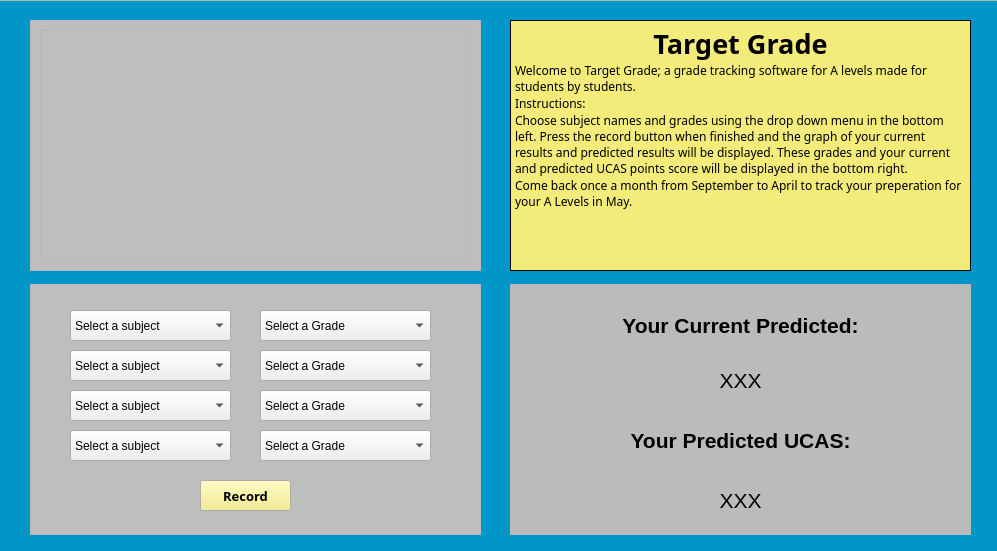
<?xml version="1.0" encoding="UTF-8"?>
<ui version="4.0">
 <class>TGWindow</class>
 <widget class="QMainWindow" name="TGWindow">
  <property name="geometry">
   <rect>
    <x>0</x>
    <y>0</y>
    <width>997</width>
    <height>551</height>
   </rect>
  </property>
  <property name="minimumSize">
   <size>
    <width>705</width>
    <height>395</height>
   </size>
  </property>
  <property name="maximumSize">
   <size>
    <width>12345678</width>
    <height>16777215</height>
   </size>
  </property>
  <property name="windowTitle">
   <string>Target Grade</string>
  </property>
  <property name="layoutDirection">
   <enum>Qt::LeftToRight</enum>
  </property>
  <property name="tabShape">
   <enum>QTabWidget::Rounded</enum>
  </property>
  <widget class="QWidget" name="centralwidget">
   <widget class="QGraphicsView" name="graphicsView">
    <property name="geometry">
     <rect>
      <x>-10</x>
      <y>0</y>
      <width>1101</width>
      <height>581</height>
     </rect>
    </property>
    <property name="minimumSize">
     <size>
      <width>741</width>
      <height>421</height>
     </size>
    </property>
    <property name="palette">
     <palette>
      <active>
       <colorrole role="Base">
        <brush brushstyle="SolidPattern">
         <color alpha="255">
          <red>0</red>
          <green>150</green>
          <blue>200</blue>
         </color>
        </brush>
       </colorrole>
      </active>
      <inactive>
       <colorrole role="Base">
        <brush brushstyle="SolidPattern">
         <color alpha="255">
          <red>0</red>
          <green>150</green>
          <blue>200</blue>
         </color>
        </brush>
       </colorrole>
      </inactive>
      <disabled>
       <colorrole role="Base">
        <brush brushstyle="SolidPattern">
         <color alpha="255">
          <red>240</red>
          <green>240</green>
          <blue>240</blue>
         </color>
        </brush>
       </colorrole>
      </disabled>
     </palette>
    </property>
    <property name="autoFillBackground">
     <bool>false</bool>
    </property>
    <property name="sizeAdjustPolicy">
     <enum>QAbstractScrollArea::AdjustToContents</enum>
    </property>
    <property name="interactive">
     <bool>false</bool>
    </property>
   </widget>
   <widget class="QGraphicsView" name="FrameA">
    <property name="geometry">
     <rect>
      <x>30</x>
      <y>20</y>
      <width>451</width>
      <height>251</height>
     </rect>
    </property>
    <property name="palette">
     <palette>
      <active>
       <colorrole role="Base">
        <brush brushstyle="SolidPattern">
         <color alpha="255">
          <red>190</red>
          <green>190</green>
          <blue>190</blue>
         </color>
        </brush>
       </colorrole>
      </active>
      <inactive>
       <colorrole role="Base">
        <brush brushstyle="SolidPattern">
         <color alpha="255">
          <red>190</red>
          <green>190</green>
          <blue>190</blue>
         </color>
        </brush>
       </colorrole>
      </inactive>
      <disabled>
       <colorrole role="Base">
        <brush brushstyle="SolidPattern">
         <color alpha="255">
          <red>240</red>
          <green>240</green>
          <blue>240</blue>
         </color>
        </brush>
       </colorrole>
      </disabled>
     </palette>
    </property>
    <property name="autoFillBackground">
     <bool>false</bool>
    </property>
    <property name="sizeAdjustPolicy">
     <enum>QAbstractScrollArea::AdjustToContents</enum>
    </property>
   </widget>
   <widget class="QTextEdit" name="textEdit">
    <property name="geometry">
     <rect>
      <x>510</x>
      <y>20</y>
      <width>461</width>
      <height>251</height>
     </rect>
    </property>
    <property name="palette">
     <palette>
      <active>
       <colorrole role="Base">
        <brush brushstyle="SolidPattern">
         <color alpha="255">
          <red>243</red>
          <green>235</green>
          <blue>122</blue>
         </color>
        </brush>
       </colorrole>
      </active>
      <inactive>
       <colorrole role="Base">
        <brush brushstyle="SolidPattern">
         <color alpha="255">
          <red>243</red>
          <green>235</green>
          <blue>122</blue>
         </color>
        </brush>
       </colorrole>
      </inactive>
      <disabled>
       <colorrole role="Base">
        <brush brushstyle="SolidPattern">
         <color alpha="255">
          <red>240</red>
          <green>240</green>
          <blue>240</blue>
         </color>
        </brush>
       </colorrole>
      </disabled>
     </palette>
    </property>
    <property name="font">
     <font>
      <family>Bahnschrift SemiBold</family>
      <pointsize>20</pointsize>
      <weight>75</weight>
      <bold>true</bold>
     </font>
    </property>
    <property name="frameShape">
     <enum>QFrame::Box</enum>
    </property>
    <property name="frameShadow">
     <enum>QFrame::Plain</enum>
    </property>
    <property name="midLineWidth">
     <number>0</number>
    </property>
    <property name="verticalScrollBarPolicy">
     <enum>Qt::ScrollBarAlwaysOff</enum>
    </property>
    <property name="horizontalScrollBarPolicy">
     <enum>Qt::ScrollBarAlwaysOff</enum>
    </property>
    <property name="sizeAdjustPolicy">
     <enum>QAbstractScrollArea::AdjustToContents</enum>
    </property>
    <property name="readOnly">
     <bool>true</bool>
    </property>
    <property name="html">
     <string>&lt;!DOCTYPE HTML PUBLIC &quot;-//W3C//DTD HTML 4.0//EN&quot; &quot;http://www.w3.org/TR/REC-html40/strict.dtd&quot;&gt;
&lt;html&gt;&lt;head&gt;&lt;meta name=&quot;qrichtext&quot; content=&quot;1&quot; /&gt;&lt;style type=&quot;text/css&quot;&gt;
p, li { white-space: pre-wrap; }
&lt;/style&gt;&lt;/head&gt;&lt;body style=&quot; font-family:'Bahnschrift SemiBold'; font-size:20pt; font-weight:600; font-style:normal;&quot;&gt;
&lt;p align=&quot;center&quot; style=&quot; margin-top:0px; margin-bottom:0px; margin-left:0px; margin-right:0px; -qt-block-indent:0; text-indent:0px;&quot;&gt;Target Grade&lt;/p&gt;
&lt;p style=&quot; margin-top:0px; margin-bottom:0px; margin-left:0px; margin-right:0px; -qt-block-indent:0; text-indent:0px;&quot;&gt;&lt;span style=&quot; font-size:9pt; font-weight:400;&quot;&gt;Welcome to Target Grade; a grade tracking software for A levels made for students by students.&lt;/span&gt;&lt;/p&gt;
&lt;p style=&quot; margin-top:0px; margin-bottom:0px; margin-left:0px; margin-right:0px; -qt-block-indent:0; text-indent:0px;&quot;&gt;&lt;span style=&quot; font-size:9pt; font-weight:400;&quot;&gt;Instructions:&lt;/span&gt;&lt;/p&gt;
&lt;p style=&quot; margin-top:0px; margin-bottom:0px; margin-left:0px; margin-right:0px; -qt-block-indent:0; text-indent:0px;&quot;&gt;&lt;span style=&quot; font-size:9pt; font-weight:400;&quot;&gt;Choose subject names and grades using the drop down menu in the bottom left. Press the record button when finished and the graph of your current results and predicted results will be displayed. These grades and your current and predicted UCAS points score will be displayed in the bottom right.&lt;/span&gt;&lt;/p&gt;
&lt;p style=&quot; margin-top:0px; margin-bottom:0px; margin-left:0px; margin-right:0px; -qt-block-indent:0; text-indent:0px;&quot;&gt;&lt;span style=&quot; font-size:9pt; font-weight:400;&quot;&gt;Come back once a month from September to April to track your preperation for your A Levels in May.&lt;/span&gt;&lt;/p&gt;&lt;/body&gt;&lt;/html&gt;</string>
    </property>
    <property name="textInteractionFlags">
     <set>Qt::NoTextInteraction</set>
    </property>
   </widget>
   <widget class="QFrame" name="Graph_frame">
    <property name="geometry">
     <rect>
      <x>40</x>
      <y>30</y>
      <width>431</width>
      <height>231</height>
     </rect>
    </property>
    <property name="frameShape">
     <enum>QFrame::StyledPanel</enum>
    </property>
    <property name="frameShadow">
     <enum>QFrame::Raised</enum>
    </property>
   </widget>
   <widget class="QLabel" name="predict_points_label">
    <property name="geometry">
     <rect>
      <x>590</x>
      <y>480</y>
      <width>301</width>
      <height>41</height>
     </rect>
    </property>
    <property name="text">
     <string>&lt;html&gt;&lt;head/&gt;&lt;body&gt;&lt;p align=&quot;center&quot;&gt;&lt;span style=&quot; font-size:16pt;&quot;&gt;XXX&lt;/span&gt;&lt;/p&gt;&lt;/body&gt;&lt;/html&gt;</string>
    </property>
   </widget>
   <widget class="QGraphicsView" name="FrameD">
    <property name="geometry">
     <rect>
      <x>510</x>
      <y>284</y>
      <width>461</width>
      <height>251</height>
     </rect>
    </property>
    <property name="palette">
     <palette>
      <active>
       <colorrole role="Base">
        <brush brushstyle="SolidPattern">
         <color alpha="255">
          <red>187</red>
          <green>187</green>
          <blue>187</blue>
         </color>
        </brush>
       </colorrole>
      </active>
      <inactive>
       <colorrole role="Base">
        <brush brushstyle="SolidPattern">
         <color alpha="255">
          <red>187</red>
          <green>187</green>
          <blue>187</blue>
         </color>
        </brush>
       </colorrole>
      </inactive>
      <disabled>
       <colorrole role="Base">
        <brush brushstyle="SolidPattern">
         <color alpha="255">
          <red>240</red>
          <green>240</green>
          <blue>240</blue>
         </color>
        </brush>
       </colorrole>
      </disabled>
     </palette>
    </property>
    <property name="sizeAdjustPolicy">
     <enum>QAbstractScrollArea::AdjustToContents</enum>
    </property>
   </widget>
   <widget class="QLabel" name="predict_label">
    <property name="geometry">
     <rect>
      <x>590</x>
      <y>360</y>
      <width>301</width>
      <height>41</height>
     </rect>
    </property>
    <property name="text">
     <string>&lt;html&gt;&lt;head/&gt;&lt;body&gt;&lt;p align=&quot;center&quot;&gt;&lt;span style=&quot; font-size:16pt;&quot;&gt;XXX&lt;/span&gt;&lt;/p&gt;&lt;/body&gt;&lt;/html&gt;</string>
    </property>
   </widget>
   <widget class="QLabel" name="current_predict_label">
    <property name="geometry">
     <rect>
      <x>565</x>
      <y>300</y>
      <width>351</width>
      <height>51</height>
     </rect>
    </property>
    <property name="text">
     <string>&lt;html&gt;&lt;head/&gt;&lt;body&gt;&lt;p align=&quot;center&quot;&gt;&lt;span style=&quot; font-size:16pt; font-weight:600;&quot;&gt;Your Current Predicted:&lt;/span&gt;&lt;/p&gt;&lt;/body&gt;&lt;/html&gt;</string>
    </property>
   </widget>
   <widget class="QLabel" name="Ucas_pred_label_2">
    <property name="geometry">
     <rect>
      <x>570</x>
      <y>420</y>
      <width>341</width>
      <height>41</height>
     </rect>
    </property>
    <property name="text">
     <string>&lt;html&gt;&lt;head/&gt;&lt;body&gt;&lt;p align=&quot;center&quot;&gt;&lt;span style=&quot; font-size:16pt; font-weight:600;&quot;&gt;Your Predicted UCAS:&lt;/span&gt;&lt;/p&gt;&lt;/body&gt;&lt;/html&gt;</string>
    </property>
   </widget>
   <widget class="QComboBox" name="Grade_Box_1">
    <property name="geometry">
     <rect>
      <x>260</x>
      <y>310</y>
      <width>171</width>
      <height>31</height>
     </rect>
    </property>
    <item>
     <property name="text">
      <string>Select a Grade</string>
     </property>
    </item>
    <item>
     <property name="text">
      <string>A* (56 points)</string>
     </property>
    </item>
    <item>
     <property name="text">
      <string>A (48 points)</string>
     </property>
    </item>
    <item>
     <property name="text">
      <string>B (40 points)</string>
     </property>
    </item>
    <item>
     <property name="text">
      <string>C (32 points)</string>
     </property>
    </item>
    <item>
     <property name="text">
      <string>D (24 points)</string>
     </property>
    </item>
    <item>
     <property name="text">
      <string>E (16 points)</string>
     </property>
    </item>
    <item>
     <property name="text">
      <string>U (0 points)</string>
     </property>
    </item>
   </widget>
   <widget class="QComboBox" name="Grade_Box_2">
    <property name="geometry">
     <rect>
      <x>260</x>
      <y>350</y>
      <width>171</width>
      <height>31</height>
     </rect>
    </property>
    <item>
     <property name="text">
      <string>Select a Grade</string>
     </property>
    </item>
    <item>
     <property name="text">
      <string>A* (56 points)</string>
     </property>
    </item>
    <item>
     <property name="text">
      <string>A (48 points)</string>
     </property>
    </item>
    <item>
     <property name="text">
      <string>B (40 points)</string>
     </property>
    </item>
    <item>
     <property name="text">
      <string>C (32 points)</string>
     </property>
    </item>
    <item>
     <property name="text">
      <string>D (24 points)</string>
     </property>
    </item>
    <item>
     <property name="text">
      <string>E (16 points)</string>
     </property>
    </item>
    <item>
     <property name="text">
      <string>U (0 points)</string>
     </property>
    </item>
   </widget>
   <widget class="QComboBox" name="Subject_Box_3">
    <property name="geometry">
     <rect>
      <x>70</x>
      <y>390</y>
      <width>161</width>
      <height>31</height>
     </rect>
    </property>
    <property name="insertPolicy">
     <enum>QComboBox::InsertAlphabetically</enum>
    </property>
    <item>
     <property name="text">
      <string>Select a subject</string>
     </property>
    </item>
    <item>
     <property name="text">
      <string>Art</string>
     </property>
    </item>
    <item>
     <property name="text">
      <string>Biology</string>
     </property>
    </item>
    <item>
     <property name="text">
      <string>Business</string>
     </property>
    </item>
    <item>
     <property name="text">
      <string>Chemistry</string>
     </property>
    </item>
    <item>
     <property name="text">
      <string>Computer Science</string>
     </property>
    </item>
    <item>
     <property name="text">
      <string>D&amp;T</string>
     </property>
    </item>
    <item>
     <property name="text">
      <string>Economics</string>
     </property>
    </item>
    <item>
     <property name="text">
      <string>English Language</string>
     </property>
    </item>
    <item>
     <property name="text">
      <string>English Literature</string>
     </property>
    </item>
    <item>
     <property name="text">
      <string>Further Maths</string>
     </property>
    </item>
    <item>
     <property name="text">
      <string>Geography</string>
     </property>
    </item>
    <item>
     <property name="text">
      <string>History</string>
     </property>
    </item>
    <item>
     <property name="text">
      <string>Languages</string>
     </property>
    </item>
    <item>
     <property name="text">
      <string>Maths</string>
     </property>
    </item>
    <item>
     <property name="text">
      <string>Music</string>
     </property>
    </item>
    <item>
     <property name="text">
      <string>P.E.</string>
     </property>
    </item>
    <item>
     <property name="text">
      <string>Physics</string>
     </property>
    </item>
    <item>
     <property name="text">
      <string>Politics</string>
     </property>
    </item>
    <item>
     <property name="text">
      <string>Psychology</string>
     </property>
    </item>
    <item>
     <property name="text">
      <string>Religious Studies</string>
     </property>
    </item>
   </widget>
   <widget class="QComboBox" name="Subject_Box_2">
    <property name="geometry">
     <rect>
      <x>70</x>
      <y>350</y>
      <width>161</width>
      <height>31</height>
     </rect>
    </property>
    <property name="insertPolicy">
     <enum>QComboBox::InsertAlphabetically</enum>
    </property>
    <item>
     <property name="text">
      <string>Select a subject</string>
     </property>
    </item>
    <item>
     <property name="text">
      <string>Art</string>
     </property>
    </item>
    <item>
     <property name="text">
      <string>Biology</string>
     </property>
    </item>
    <item>
     <property name="text">
      <string>Business</string>
     </property>
    </item>
    <item>
     <property name="text">
      <string>Chemistry</string>
     </property>
    </item>
    <item>
     <property name="text">
      <string>Computer Science</string>
     </property>
    </item>
    <item>
     <property name="text">
      <string>D&amp;T</string>
     </property>
    </item>
    <item>
     <property name="text">
      <string>Economics</string>
     </property>
    </item>
    <item>
     <property name="text">
      <string>English Language</string>
     </property>
    </item>
    <item>
     <property name="text">
      <string>English Literature</string>
     </property>
    </item>
    <item>
     <property name="text">
      <string>Further Maths</string>
     </property>
    </item>
    <item>
     <property name="text">
      <string>Geography</string>
     </property>
    </item>
    <item>
     <property name="text">
      <string>History</string>
     </property>
    </item>
    <item>
     <property name="text">
      <string>Languages</string>
     </property>
    </item>
    <item>
     <property name="text">
      <string>Maths</string>
     </property>
    </item>
    <item>
     <property name="text">
      <string>Music</string>
     </property>
    </item>
    <item>
     <property name="text">
      <string>P.E.</string>
     </property>
    </item>
    <item>
     <property name="text">
      <string>Physics</string>
     </property>
    </item>
    <item>
     <property name="text">
      <string>Politics</string>
     </property>
    </item>
    <item>
     <property name="text">
      <string>Psychology</string>
     </property>
    </item>
    <item>
     <property name="text">
      <string>Religious Studies</string>
     </property>
    </item>
   </widget>
   <widget class="QComboBox" name="Subject_Box_4">
    <property name="geometry">
     <rect>
      <x>70</x>
      <y>430</y>
      <width>161</width>
      <height>31</height>
     </rect>
    </property>
    <property name="insertPolicy">
     <enum>QComboBox::InsertAlphabetically</enum>
    </property>
    <item>
     <property name="text">
      <string>Select a subject</string>
     </property>
    </item>
    <item>
     <property name="text">
      <string>Art</string>
     </property>
    </item>
    <item>
     <property name="text">
      <string>Biology</string>
     </property>
    </item>
    <item>
     <property name="text">
      <string>Business</string>
     </property>
    </item>
    <item>
     <property name="text">
      <string>Chemistry</string>
     </property>
    </item>
    <item>
     <property name="text">
      <string>Computer Science</string>
     </property>
    </item>
    <item>
     <property name="text">
      <string>D&amp;T</string>
     </property>
    </item>
    <item>
     <property name="text">
      <string>Economics</string>
     </property>
    </item>
    <item>
     <property name="text">
      <string>English Language</string>
     </property>
    </item>
    <item>
     <property name="text">
      <string>English Literature</string>
     </property>
    </item>
    <item>
     <property name="text">
      <string>Further Maths</string>
     </property>
    </item>
    <item>
     <property name="text">
      <string>Geography</string>
     </property>
    </item>
    <item>
     <property name="text">
      <string>History</string>
     </property>
    </item>
    <item>
     <property name="text">
      <string>Languages</string>
     </property>
    </item>
    <item>
     <property name="text">
      <string>Maths</string>
     </property>
    </item>
    <item>
     <property name="text">
      <string>Music</string>
     </property>
    </item>
    <item>
     <property name="text">
      <string>P.E.</string>
     </property>
    </item>
    <item>
     <property name="text">
      <string>Physics</string>
     </property>
    </item>
    <item>
     <property name="text">
      <string>Politics</string>
     </property>
    </item>
    <item>
     <property name="text">
      <string>Psychology</string>
     </property>
    </item>
    <item>
     <property name="text">
      <string>Religious Studies</string>
     </property>
    </item>
   </widget>
   <widget class="QGraphicsView" name="FrameC">
    <property name="geometry">
     <rect>
      <x>30</x>
      <y>284</y>
      <width>451</width>
      <height>251</height>
     </rect>
    </property>
    <property name="palette">
     <palette>
      <active>
       <colorrole role="Base">
        <brush brushstyle="SolidPattern">
         <color alpha="255">
          <red>190</red>
          <green>190</green>
          <blue>190</blue>
         </color>
        </brush>
       </colorrole>
      </active>
      <inactive>
       <colorrole role="Base">
        <brush brushstyle="SolidPattern">
         <color alpha="255">
          <red>190</red>
          <green>190</green>
          <blue>190</blue>
         </color>
        </brush>
       </colorrole>
      </inactive>
      <disabled>
       <colorrole role="Base">
        <brush brushstyle="SolidPattern">
         <color alpha="255">
          <red>240</red>
          <green>240</green>
          <blue>240</blue>
         </color>
        </brush>
       </colorrole>
      </disabled>
     </palette>
    </property>
    <property name="sizeAdjustPolicy">
     <enum>QAbstractScrollArea::AdjustToContents</enum>
    </property>
   </widget>
   <widget class="QComboBox" name="Grade_Box_4">
    <property name="geometry">
     <rect>
      <x>260</x>
      <y>430</y>
      <width>171</width>
      <height>31</height>
     </rect>
    </property>
    <item>
     <property name="text">
      <string>Select a Grade</string>
     </property>
    </item>
    <item>
     <property name="text">
      <string>A* (56 points)</string>
     </property>
    </item>
    <item>
     <property name="text">
      <string>A (48 points)</string>
     </property>
    </item>
    <item>
     <property name="text">
      <string>B (40 points)</string>
     </property>
    </item>
    <item>
     <property name="text">
      <string>C (32 points)</string>
     </property>
    </item>
    <item>
     <property name="text">
      <string>D (24 points)</string>
     </property>
    </item>
    <item>
     <property name="text">
      <string>E (16 points)</string>
     </property>
    </item>
    <item>
     <property name="text">
      <string>U (0 points)</string>
     </property>
    </item>
   </widget>
   <widget class="QComboBox" name="Grade_Box_3">
    <property name="geometry">
     <rect>
      <x>260</x>
      <y>390</y>
      <width>171</width>
      <height>31</height>
     </rect>
    </property>
    <item>
     <property name="text">
      <string>Select a Grade</string>
     </property>
    </item>
    <item>
     <property name="text">
      <string>A* (56 points)</string>
     </property>
    </item>
    <item>
     <property name="text">
      <string>A (48 points)</string>
     </property>
    </item>
    <item>
     <property name="text">
      <string>B (40 points)</string>
     </property>
    </item>
    <item>
     <property name="text">
      <string>C (32 points)</string>
     </property>
    </item>
    <item>
     <property name="text">
      <string>D (24 points)</string>
     </property>
    </item>
    <item>
     <property name="text">
      <string>E (16 points)</string>
     </property>
    </item>
    <item>
     <property name="text">
      <string>U (0 points)</string>
     </property>
    </item>
   </widget>
   <widget class="QPushButton" name="pushButton">
    <property name="geometry">
     <rect>
      <x>200</x>
      <y>480</y>
      <width>91</width>
      <height>31</height>
     </rect>
    </property>
    <property name="palette">
     <palette>
      <active>
       <colorrole role="Button">
        <brush brushstyle="SolidPattern">
         <color alpha="255">
          <red>243</red>
          <green>235</green>
          <blue>122</blue>
         </color>
        </brush>
       </colorrole>
       <colorrole role="Base">
        <brush brushstyle="SolidPattern">
         <color alpha="255">
          <red>244</red>
          <green>233</green>
          <blue>121</blue>
         </color>
        </brush>
       </colorrole>
      </active>
      <inactive>
       <colorrole role="Button">
        <brush brushstyle="SolidPattern">
         <color alpha="255">
          <red>243</red>
          <green>235</green>
          <blue>122</blue>
         </color>
        </brush>
       </colorrole>
       <colorrole role="Base">
        <brush brushstyle="SolidPattern">
         <color alpha="255">
          <red>244</red>
          <green>233</green>
          <blue>121</blue>
         </color>
        </brush>
       </colorrole>
      </inactive>
      <disabled>
       <colorrole role="Button">
        <brush brushstyle="SolidPattern">
         <color alpha="255">
          <red>243</red>
          <green>235</green>
          <blue>122</blue>
         </color>
        </brush>
       </colorrole>
       <colorrole role="Base">
        <brush brushstyle="SolidPattern">
         <color alpha="255">
          <red>240</red>
          <green>240</green>
          <blue>240</blue>
         </color>
        </brush>
       </colorrole>
      </disabled>
     </palette>
    </property>
    <property name="font">
     <font>
      <family>Bahnschrift SemiBold</family>
      <pointsize>10</pointsize>
      <weight>75</weight>
      <bold>true</bold>
     </font>
    </property>
    <property name="layoutDirection">
     <enum>Qt::LeftToRight</enum>
    </property>
    <property name="text">
     <string>Record</string>
    </property>
    <property name="default">
     <bool>false</bool>
    </property>
   </widget>
   <widget class="QComboBox" name="Subject_box_1">
    <property name="geometry">
     <rect>
      <x>70</x>
      <y>310</y>
      <width>161</width>
      <height>31</height>
     </rect>
    </property>
    <property name="insertPolicy">
     <enum>QComboBox::InsertAlphabetically</enum>
    </property>
    <item>
     <property name="text">
      <string>Select a subject</string>
     </property>
    </item>
    <item>
     <property name="text">
      <string>Art</string>
     </property>
    </item>
    <item>
     <property name="text">
      <string>Biology</string>
     </property>
    </item>
    <item>
     <property name="text">
      <string>Business</string>
     </property>
    </item>
    <item>
     <property name="text">
      <string>Chemistry</string>
     </property>
    </item>
    <item>
     <property name="text">
      <string>Computer Science</string>
     </property>
    </item>
    <item>
     <property name="text">
      <string>D&amp;T</string>
     </property>
    </item>
    <item>
     <property name="text">
      <string>Economics</string>
     </property>
    </item>
    <item>
     <property name="text">
      <string>English Language</string>
     </property>
    </item>
    <item>
     <property name="text">
      <string>English Literature</string>
     </property>
    </item>
    <item>
     <property name="text">
      <string>Further Maths</string>
     </property>
    </item>
    <item>
     <property name="text">
      <string>Geography</string>
     </property>
    </item>
    <item>
     <property name="text">
      <string>History</string>
     </property>
    </item>
    <item>
     <property name="text">
      <string>Languages</string>
     </property>
    </item>
    <item>
     <property name="text">
      <string>Maths</string>
     </property>
    </item>
    <item>
     <property name="text">
      <string>Music</string>
     </property>
    </item>
    <item>
     <property name="text">
      <string>P.E.</string>
     </property>
    </item>
    <item>
     <property name="text">
      <string>Physics</string>
     </property>
    </item>
    <item>
     <property name="text">
      <string>Politics</string>
     </property>
    </item>
    <item>
     <property name="text">
      <string>Psychology</string>
     </property>
    </item>
    <item>
     <property name="text">
      <string>Religious Studies</string>
     </property>
    </item>
   </widget>
   <zorder>graphicsView</zorder>
   <zorder>FrameC</zorder>
   <zorder>FrameD</zorder>
   <zorder>FrameA</zorder>
   <zorder>textEdit</zorder>
   <zorder>Graph_frame</zorder>
   <zorder>predict_points_label</zorder>
   <zorder>predict_label</zorder>
   <zorder>current_predict_label</zorder>
   <zorder>Ucas_pred_label_2</zorder>
   <zorder>Grade_Box_1</zorder>
   <zorder>Grade_Box_2</zorder>
   <zorder>Subject_Box_3</zorder>
   <zorder>Subject_Box_2</zorder>
   <zorder>Subject_Box_4</zorder>
   <zorder>Grade_Box_4</zorder>
   <zorder>Grade_Box_3</zorder>
   <zorder>pushButton</zorder>
   <zorder>Subject_box_1</zorder>
  </widget>
  <action name="actionasd">
   <property name="text">
    <string>asd</string>
   </property>
  </action>
  <action name="actionsad">
   <property name="text">
    <string>sad</string>
   </property>
  </action>
  <action name="actionasd_2">
   <property name="text">
    <string>asd</string>
   </property>
  </action>
  <action name="actionasd_3">
   <property name="text">
    <string>asd</string>
   </property>
  </action>
  <action name="actionasd_4">
   <property name="text">
    <string>asd</string>
   </property>
  </action>
  <action name="actionasd_5">
   <property name="text">
    <string>asd</string>
   </property>
  </action>
  <action name="actionasdd">
   <property name="text">
    <string>asdd</string>
   </property>
  </action>
  <action name="actionasd_6">
   <property name="text">
    <string>asd</string>
   </property>
  </action>
  <action name="actionas">
   <property name="text">
    <string>as</string>
   </property>
  </action>
  <action name="actionGrade_input">
   <property name="enabled">
    <bool>true</bool>
   </property>
   <property name="text">
    <string>Grade input</string>
   </property>
   <property name="shortcutContext">
    <enum>Qt::WidgetWithChildrenShortcut</enum>
   </property>
  </action>
  <action name="actionPoints_calculator">
   <property name="text">
    <string>Points calculator</string>
   </property>
  </action>
  <action name="actionGrade_Projections">
   <property name="text">
    <string>Grade Projections</string>
   </property>
  </action>
 </widget>
 <resources/>
 <connections/>
</ui>
